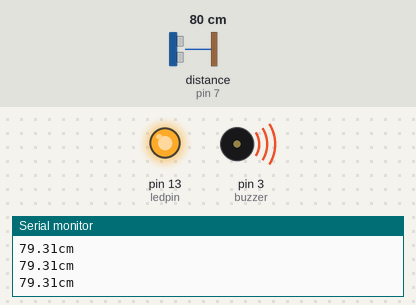
The sketch below on a simulated Arduino Uno, built with avr-gcc and run on an emulated ATmega328P. Parts: output pins drawn as LEDs (lit = HIGH), buzzer (waves = sounding, pin HIGH), the last lines printed to the serial monitor. Wiring (inferred from the names in the program): ultrasonic range finder: trigger pin 8; echo pin 7. The test bench sets the inputs (shaded band); at power-on: distance to the obstacle (sensor on pin 7) 80 cm. The echo pulse lasts 58.3 µs per cm; pins used as bus, display or sensor lines are not drawn.

Above: at 1.2 s.
1.3 s: distance to the obstacle (sensor on pin 7) set to 12 cm
2.8 s: distance to the obstacle (sensor on pin 7) set to 9 cm
At 3.5 s:
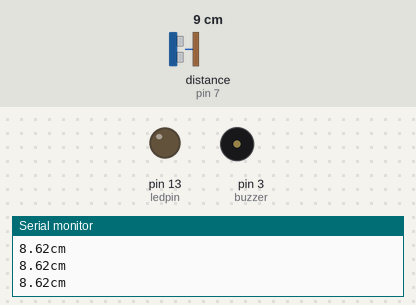
4.4 s: distance to the obstacle (sensor on pin 7) set to 18 cm
At 5.4 s:
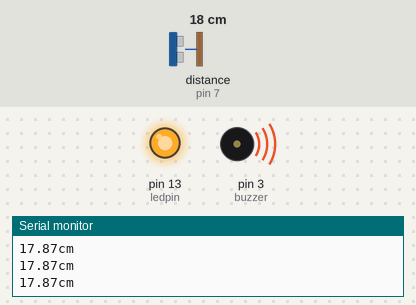
6.0 s: distance to the obstacle (sensor on pin 7) set to 2 cm
At 6.6 s:
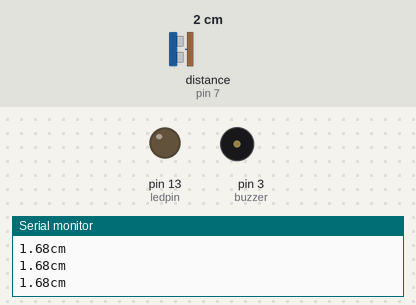
Timing chart, 0 to 8.6 s (numbered marks = the images above; inputs shaded):
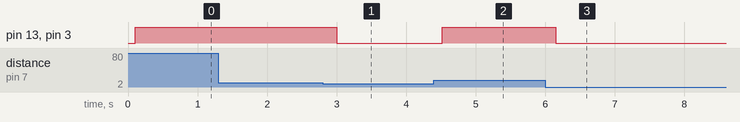

Measured:
- the behaviour switches between 11 and 10 cm on distance to the obstacle (sensor on pin 7) (found by bisection; images 0 and 1)
- after the input at 2.8 s, pin 13 (ledpin), pin 3 (buzzer): HIGH → LOW after 0.20 s
- after the input at 4.4 s, pin 13 (ledpin), pin 3 (buzzer): LOW → HIGH after 0.12 s
- after the input at 6.0 s, pin 13 (ledpin), pin 3 (buzzer): HIGH → LOW after 0.15 s

The sketch:

14.Ultrasonic_sensor_with_LED_and_Buzzer.ino
```cpp
int trigPin = 8;
int echoPin =7;
int ledpin =13;
int buzzer = 3;
float duration, distance;
void setup()
{
  Serial.begin(9600);
  pinMode(trigPin, OUTPUT);
  pinMode(echoPin, INPUT);
  pinMode(ledpin,OUTPUT);
  pinMode(buzzer,OUTPUT);

}
void loop()
{
    sensor();
    if(distance>=10)
     {
       digitalWrite(ledpin,HIGH);
       digitalWrite(buzzer,HIGH);

     }
else
  {
     digitalWrite(ledpin,LOW);
       digitalWrite(buzzer,LOW);

  }
          }
void sensor()
{
  digitalWrite(trigPin, LOW);
  delayMicroseconds(5);
  digitalWrite(trigPin, HIGH);
  delayMicroseconds(10);
  digitalWrite(trigPin,LOW);
 duration = pulseIn(echoPin, HIGH);
 distance = (duration*0.034)/2;
Serial.print(distance);
 Serial.print("cm");
Serial.println();
delay(100);
}
```
